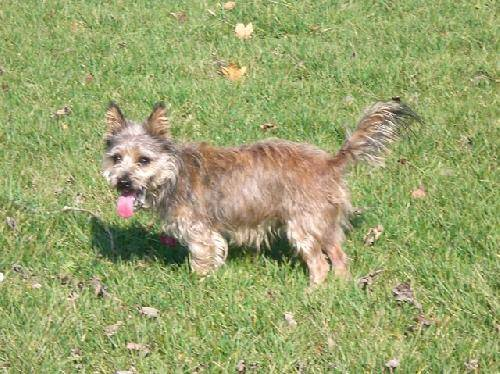
#> input picture cat_dog_100/train/dog/dog.10089.jpg, 500 x 374 px
$ jupyter execute --allow-errors 'Pruebas segmentacion .ipynb'
#> lines starting #> are read from the running program, lines starting #| are printed output that depends on the picture; long printed decimals are rounded
[cell 1]
from rembg import remove
from PIL import Image
import numpy as np

# Cargar imagen y eliminar fondo
with open('cat_dog_100/train/dog/dog.10095.jpg', 'rb') as f:
    input_image = f.read()

#> (the rest of this cell did not finish here and is left out)

[cell 2]
import numpy as np
import cv2
imagen = cv2.imread('cat_dog_100/train/dog/dog.10089.jpg', 0)
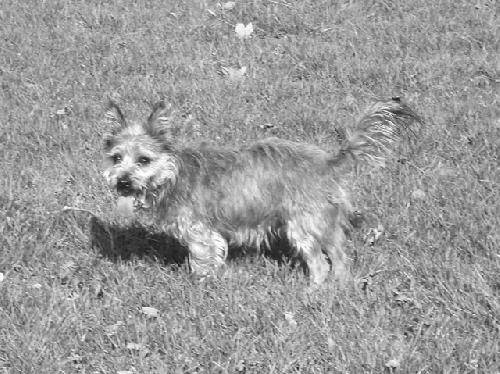
#> imagen: shape (374, 500); min 9, max 255, mean 155
h, bins = np.histogram (imagen, bins = 256, range = [0, 256])
#> h = 256 values, max 3024 at index 159, min 0 at index 0, mean 730.5; bins = 257 values from 0 to 256
q = np.median(imagen)
#> q = 157

print(imagen)
#> (printed output is left out)
segmentada = imagen
segmentada[imagen>q] = 255
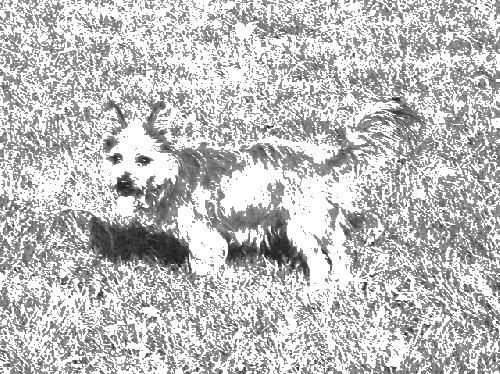
#> segmentada: shape (374, 500); min 9, max 255, mean 192.2
print(segmentada)
#> (printed output is left out)


cv2.imshow('dst',segmentada)
cv2.waitKey(0)
cv2.destroyAllWindows()

[cell 3]
import cv2
import numpy as np
import os
from skimage.feature import hog
from sklearn.svm import SVC
from sklearn.metrics import classification_report

# 1. Preprocesamiento
def preprocess_image(image_path):
#> called with image_path = 'cat_dog_500/train/cat/cat.10000.jpg'
    image = cv2.imread(image_path, cv2.IMREAD_GRAYSCALE)
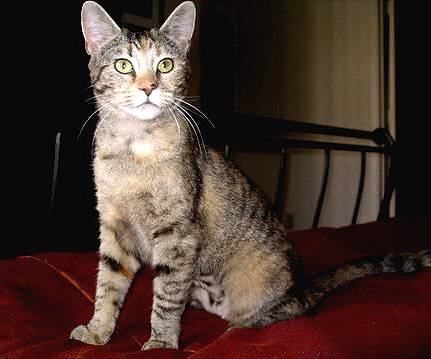
#> input picture cat_dog_100/test/cat/cat.10000.jpg, 431 x 359 px, found by its file name
#> image: shape (359, 431); min 0, max 255, mean 58.2
    if image is None:  # Manejar imágenes no cargadas
        print(f"Error al cargar la imagen: {image_path}")
        return None
    image = cv2.resize(image, (128, 128))  # Redimensionar a 128x128
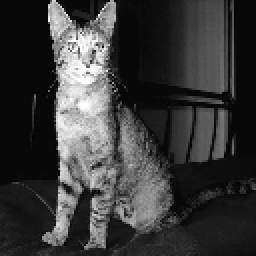
#> image: shape (128, 128) (shown 2 times larger); min 0, max 255, mean 58
    image = cv2.equalizeHist(image)        # Ecualización del histograma
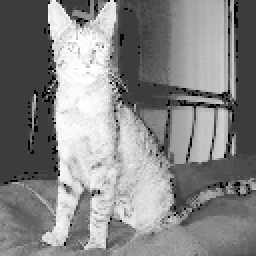
#> image: shape (128, 128) (shown 2 times larger); min 0, max 255, mean 134.1
    return image

# 2. Extracción de características HOG
def extract_hog_features(image):

    fd = hog(
        image,
        orientations=8,
        pixels_per_cell=(16, 16),
        cells_per_block=(1, 1),
        visualize=False  # Solo devuelve el descriptor
    )
#> fd = 512 values, max 1 at index 132, min 0 at index 0, mean 0.32
    return fd

# 3. Creación del dataset
def create_dataset(image_dir, feature_extractor):
    """
    Crea un dataset de características y etiquetas a partir de un directorio.
    """
    X, y = [], []
    for label, class_name in enumerate(['cat', 'dog']):
        class_dir = os.path.join(image_dir, class_name)
        for file_name in os.listdir(class_dir):
            image_path = os.path.join(class_dir, file_name)
            image = preprocess_image(image_path)
            if image is None:  # Omitir imágenes no válidas
                continue
            features = feature_extractor(image)
#> features has the same summary as fd in extract_hog_features
            X.append(features)
            y.append(label)
    return np.array(X), np.array(y)

def main_pipeline():
    # Definir rutas de datos
    train_dir = 'cat_dog_500/train'
    test_dir = 'cat_dog_500/test'

    # Crear datasets usando HOG
    print("Extrayendo características HOG...")
    X_train, y_train = create_dataset(train_dir, extract_hog_features)
    X_test, y_test = create_dataset(test_dir, extract_hog_features)

    # Normalización (opcional si las características no están en el mismo rango)
    X_train = (X_train - np.min(X_train)) / (np.max(X_train) - np.min(X_train))
    X_test = (X_test - np.min(X_test)) / (np.max(X_test) - np.min(X_test))

    # Entrenamiento del modelo
    print("Entrenando modelo SVM...")
    clf = SVC(kernel='linear')
    clf.fit(X_train, y_train)

    # Evaluación del modelo
    print("Evaluando modelo...")
    y_pred = clf.predict(X_test)
    print(classification_report(y_test, y_pred))

# Ejecutar el pipeline
if __name__ == "__main__":
    main_pipeline()

[cell 4]
import cv2
import numpy as np
import os
from skimage.feature import hog
from sklearn.svm import SVC
from sklearn.metrics import classification_report

# 1. Preprocesamiento
def preprocess_image(image_path):
    image = cv2.imread(image_path, cv2.IMREAD_GRAYSCALE)
    if image is None:  # Manejar imágenes no cargadas
        print(f"Error al cargar la imagen: {image_path}")
        return None
    image = cv2.resize(image, (128, 128))  # Redimensionar a 128x128
    image = cv2.equalizeHist(image)        # Ecualización del histograma
    return image

# 2. Extracción de características HOG
def extract_hog_features(image):

    fd = hog(
        image,
        orientations=8,
        pixels_per_cell=(16, 16),
        cells_per_block=(1, 1),
        visualize=False  # Solo devuelve el descriptor
    )
    return fd

# 3. Creación del dataset
def create_dataset(image_dir, feature_extractor):
    """
    Crea un dataset de características y etiquetas a partir de un directorio.
    """
    X, y = [], []
    for label, class_name in enumerate(['cat', 'dog']):
        class_dir = os.path.join(image_dir, class_name)
        for file_name in os.listdir(class_dir):
            image_path = os.path.join(class_dir, file_name)
            image = preprocess_image(image_path)
            if image is None:  # Omitir imágenes no válidas
                continue
            features = feature_extractor(image)
#> features has the same summary as fd in extract_hog_features
            X.append(features)
            y.append(label)
    return np.array(X), np.array(y)

from sklearn.metrics import precision_score, recall_score, f1_score

def clasificacion(y_true, y_pred):
    # Definir nombres de clases
    class_names = {0: "gatos", 1: "perros"}

    # Inicializar un diccionario para almacenar las métricas por clase
    report = {}
    for cls in [0, 1]:
        # Calcular las métricas por clase
        precision = precision_score(y_true, y_pred, labels=[cls], average="micro")
        report[class_names[cls]] = {
            'precision': precision
        }
    # Imprimir el reporte de clasificación manual
    print("Reporte de Clasificación :")
    for class_name, metrics in report.items():
        print(f"\nClase {class_name}:")
        for metric, value in metrics.items():
            print(f"  {metric}: {value:.2f}")

# Pipeline actualizado
def main_pipeline():
    train_dir = 'cat_dog_500/train'
    test_dir = 'cat_dog_500/test'

    print("Extrayendo características HOG...")
    X_train, y_train = create_dataset(train_dir, extract_hog_features)
    X_test, y_test = create_dataset(test_dir, extract_hog_features)

    print("Entrenando modelo SVM...")
    clf = SVC(kernel='linear')
    clf.fit(X_train, y_train)

    print("Evaluando modelo...")
    y_pred = clf.predict(X_test)
    clasificacion(y_test, y_pred)


main_pipeline()

[cell 5]
import cv2
import numpy as np
import os
from skimage.feature import hog
from sklearn.svm import SVC
from sklearn.model_selection import GridSearchCV
from sklearn.preprocessing import StandardScaler
from sklearn.metrics import classification_report

# 1. Preprocesamiento
def preprocess_image(image_path):
    image = cv2.imread(image_path, cv2.IMREAD_GRAYSCALE)
    if image is None:  # Manejar imágenes no cargadas
        print(f"Error al cargar la imagen: {image_path}")
        return None
    image = cv2.resize(image, (128, 128))  # Redimensionar a 128x128
    image = cv2.equalizeHist(image)        # Ecualización del histograma
    return image

# 2. Extracción de características HOG
def extract_hog_features(image):
    fd = hog(
        image,
        orientations=9,  # Aumentamos el número de orientaciones
        pixels_per_cell=(8, 8),  # Reducimos el tamaño de las celdas para capturar más detalles
        cells_per_block=(2, 2),  # Aumentamos el tamaño del bloque para mejorar la normalización
        visualize=False  # Solo devuelve el descriptor
    )
#> fd = 8100 values, max 1 at index 2191, min 0 at index 0, mean 0.123
    return fd

# 3. Creación del dataset
def create_dataset(image_dir, feature_extractor):
    """
    Crea un dataset de características y etiquetas a partir de un directorio.
    """
    X, y = [], []
    for label, class_name in enumerate(['cat', 'dog']):
        class_dir = os.path.join(image_dir, class_name)
        for file_name in os.listdir(class_dir):
            image_path = os.path.join(class_dir, file_name)
            image = preprocess_image(image_path)
            if image is None:  # Omitir imágenes no válidas
                continue
            features = feature_extractor(image)
#> features has the same summary as fd in extract_hog_features
            X.append(features)
            y.append(label)
    return np.array(X), np.array(y)

# 4. Clasificación
def clasificacion(y_true, y_pred):
    print(classification_report(y_true, y_pred, target_names=["gatos", "perros"]))

# Pipeline actualizado con búsqueda de hiperparámetros (GridSearchCV)
def main_pipeline():
    train_dir = 'cat_dog_500/train'
    test_dir = 'cat_dog_500/test'

    print("Extrayendo características HOG...")
    X_train, y_train = create_dataset(train_dir, extract_hog_features)
    X_test, y_test = create_dataset(test_dir, extract_hog_features)

    print("Normalizando características...")
    # Normalizamos las características
    scaler = StandardScaler()
    X_train = scaler.fit_transform(X_train)
    X_test = scaler.transform(X_test)

    print("Realizando búsqueda de hiperparámetros con GridSearchCV...")
    parameters = {'C': [0.1, 1, 10], 'gamma': ['scale', 'auto']}
    clf = SVC(kernel='rbf')
    grid_search = GridSearchCV(clf, parameters, cv=5, scoring='accuracy')
    grid_search.fit(X_train, y_train)

    # Obtener los mejores parámetros
    print("Mejores parámetros encontrados:", grid_search.best_params_)

    # Evaluando el modelo con los mejores parámetros
    best_model = grid_search.best_estimator_
    y_pred = best_model.predict(X_test)
    clasificacion(y_test, y_pred)

# Ejecutar el pipeline mejorado
#> (the rest of this cell did not finish here and is left out)

[cell 6]
import cv2
import numpy as np
import os
from skimage.feature import hog
from sklearn.svm import SVC
from sklearn.model_selection import GridSearchCV
from sklearn.preprocessing import StandardScaler
from sklearn.metrics import precision_score

# 1. Preprocesamiento
def preprocesar_imagen(ruta_imagen):
    imagen = cv2.imread(ruta_imagen, cv2.IMREAD_GRAYSCALE)
    if imagen is None:  # Manejar imágenes no cargadas
        print(f"Error al cargar la imagen: {ruta_imagen}")
        return None
    imagen = cv2.resize(imagen, (128, 128))  # Redimensionar a 128x128
    imagen = cv2.equalizeHist(imagen)        # Ecualización del histograma
    return imagen

# 2. Extracción de características HOG
def extraer_caracteristicas_hog(imagen):
    fd = hog(
        imagen,
        orientations=9,  # Aumentamos el número de orientaciones
        pixels_per_cell=(8, 8),  # Reducimos el tamaño de las celdas para capturar más detalles
        cells_per_block=(2, 2),  # Aumentamos el tamaño del bloque para mejorar la normalización
        visualize=False  # Solo devuelve el descriptor
    )
    return fd

# 3. Creación del dataset
def crear_dataset(ruta_imagenes, extractor_caracteristicas):
    """
    Crea un dataset de características y etiquetas a partir de un directorio.
    """
    X, y = [], []
    for etiqueta, nombre_clase in enumerate(['cat', 'dog']):
        directorio_clase = os.path.join(ruta_imagenes, nombre_clase)
        for nombre_archivo in os.listdir(directorio_clase):
            ruta_imagen = os.path.join(directorio_clase, nombre_archivo)
            imagen = preprocesar_imagen(ruta_imagen)
            if imagen is None:  # Omitir imágenes no válidas
                continue
            caracteristicas = extractor_caracteristicas(imagen)
#> caracteristicas has the same summary as fd in extract_hog_features
            X.append(caracteristicas)
            y.append(etiqueta)
    return np.array(X), np.array(y)

# 4. Clasificación
# [17 lines left out: function clasificacion, not called in this run]

# Pipeline actualizado con búsqueda de hiperparámetros (GridSearchCV)
def pipeline_principal():
    ruta_train = 'cat_dog_500/train'
    ruta_test = 'cat_dog_500/test'

    print("Extrayendo características HOG...")
    X_train, y_train = crear_dataset(ruta_train, extraer_caracteristicas_hog)
    X_test, y_test = crear_dataset(ruta_test, extraer_caracteristicas_hog)

    print("Normalizando características...")
    # Normalizamos las características
    scaler = StandardScaler()
    X_train = scaler.fit_transform(X_train)
    X_test = scaler.transform(X_test)

    print("Realizando búsqueda de hiperparámetros con GridSearchCV...")
    parametros = {'C': [0.1, 1, 10], 'gamma': ['scale', 'auto']}
    clf = SVC(kernel='rbf')
    busqueda_grid = GridSearchCV(clf, parametros, cv=5, scoring='accuracy')
    busqueda_grid.fit(X_train, y_train)

    # Evaluando el modelo con los mejores parámetros
    mejor_modelo = busqueda_grid.best_estimator_
    y_predicha = mejor_modelo.predict(X_test)
    clasificacion(y_test, y_predicha)

# Ejecutar el pipeline mejorado
#> (the rest of this cell did not finish here and is left out)

[cell 7]
#Pruebas harrys
import cv2
import numpy as np
imagen = cv2.imread("cat_dog_100/test/cat/cat.10003.jpg", 0)
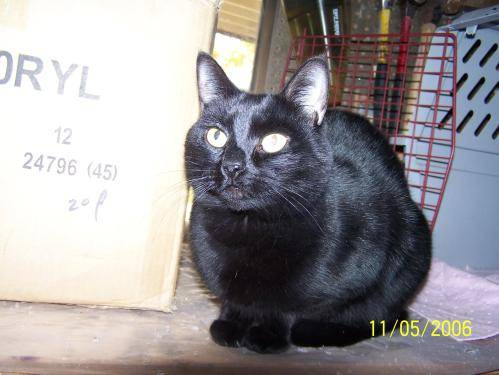
#> input picture cat_dog_100/test/cat/cat.10003.jpg, 499 x 375 px
#> imagen: shape (375, 499); min 0, max 255, mean 150
print(imagen.shape)
#| (375, 499)
imagen = cv2.cornerHarris(imagen,2,3,0.04)
imagen = np.uint8(imagen)
#> imagen: shape (375, 499); every value is 0
print(np.max(imagen))
#| 0
print(imagen.shape)
#| (375, 499)
print(imagen)
#> (printed output is left out)

[cell 8]
import cv2
import numpy as np
import matplotlib.pyplot as plt

def harris_corner_detection(image_path):
    # Cargar la imagen en escala de grises
#> called with image_path = 'cat_dog_100/test/cat/cat.10003.jpg'
    img = cv2.imread(image_path)
#> img is the input picture: shape (375, 499, 3); mean B, G, R 151.3, 148.6, 152.2
    img = cv2.resize(img, (64, 64))
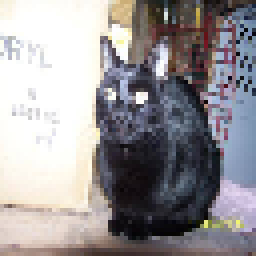
#> img: shape (64, 64, 3) (shown 4 times larger); mean B, G, R 151.1, 148.4, 151.9
    gray = cv2.cvtColor(img, cv2.COLOR_BGR2GRAY)
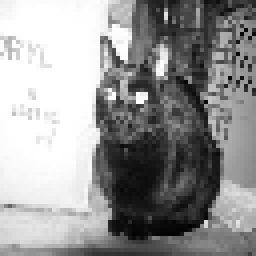
#> gray: shape (64, 64) (shown 4 times larger); min 3, max 255, mean 149.7

    # Convertir a tipo float32
    gray = np.float32(gray)

    # Aplicar el detector de esquinas de Harris
    dst = cv2.cornerHarris(src=gray, blockSize=2, ksize=3, k=0.04)
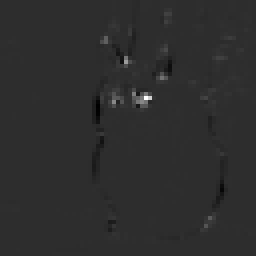
#> dst: shape (64, 64) float32 (shown 4 times larger); min -34299544, max 156342048, mean 280286.8; drawn with min black and max white
    posiciones, valores = maximos_locales(dst)
    print(valores.shape)
    posiciones = posiciones[valores > 0.01 * np.max(dst)]
    valores = valores[valores > 0.01 * np.max(dst)]
    print(valores.shape)
    print(posiciones.shape)
    reducir_mat2(8, dst)
    print(len(dst))
# Ruta de la imagen (reemplázala con la ruta a tu imagen)
image_path = "cat_dog_100/test/cat/cat.10003.jpg"
#> (the rest of this cell did not finish here and is left out)

[cell 9]
from scipy.ndimage import maximum_filter
# [14 lines left out: function maximos_locales, not called in this run]

[cell 10]
# [23 lines left out: function reducir_mat, not called in this run]

[cell 11]
import numpy as np

# [23 lines left out: function reducir_mat, not called in this run]

[cell 12]
import cv2
import numpy as np
image_path = "cat_dog_100/test/cat/cat.10003.jpg"
imagen = cv2.imread(image_path, 0)
imagen = np.resize(imagen, (128, 128))
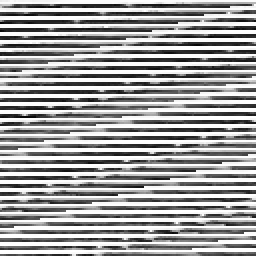
#> imagen: shape (128, 128) (shown 2 times larger); min 4, max 255, mean 158.8
sift = cv2.SIFT_create(contrastThreshold=0.04, edgeThreshold=15)
keypoints, descriptors = sift.detectAndCompute(imagen, None)
#> keypoints = 35 keypoints; strongest (x, y, size): (76, 75, 1.9), (63, 79, 1.9), (50, 83, 1.9), (37, 87, 1.9)
print(keypoints[0].pt)
#| (10.080, 76.810)
print(keypoints[0].response)
#| 0.02942
#> (the rest of this cell did not finish here and is left out)

[cell 13]
import numpy as np

# [20 lines left out: function reducir_mat2, not called in this run]

[cell 14]
import numpy as np

# Matriz original
matriz = np.array([
    [1, 2, 3, 4],
    [5, 6, 7, 8],
    [9, 0, 1, 2],
    [3, 4, 5, 6]
])

# Tamaño de las submatrices
filas_sub, columnas_sub = 2, 2

# Dividir la matriz en submatrices
submatrices = [matriz[i:i+filas_sub, j:j+columnas_sub]
               for i in range(0, matriz.shape[0], filas_sub)
               for j in range(0, matriz.shape[1], columnas_sub)]

# Imprimir las submatrices
for idx, submatriz in enumerate(submatrices, start=1):
    print(f"Submatriz {idx}:\n{submatriz}\n")
